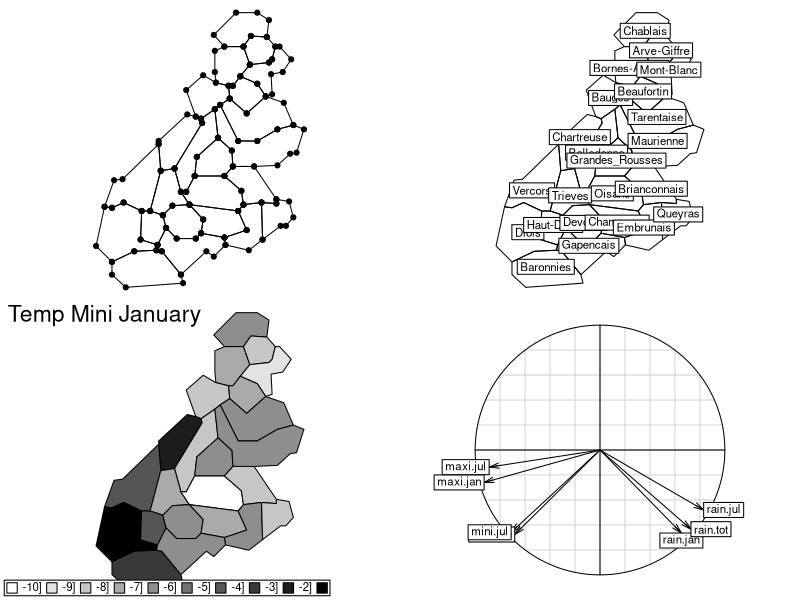
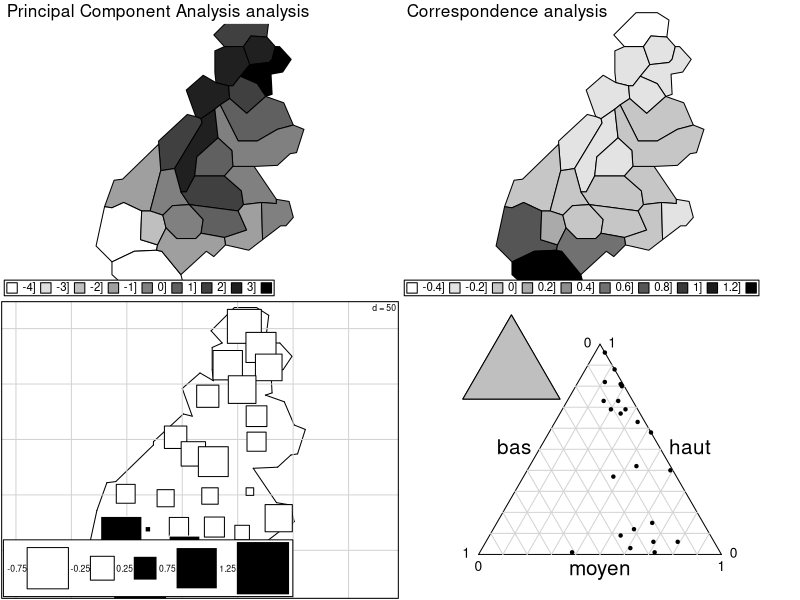

Recreate these plots in R, in order.
library(ade4)


### Name: atlas
### Title: Small Ecological Dataset
### Aliases: atlas
### Keywords: datasets

### ** Examples

data(atlas)
if(adegraphicsLoaded()) {
  if(requireNamespace("sp", quietly = TRUE)) {
    g11 <- s.Spatial(atlas$Spatial, pSp.col = "white", plot = FALSE)
    g12 <- s.label(atlas$area[, 2:3], plabels.cex = 0, plot = FALSE)
    g1 <- superpose(g11, g12, plot = FALSE)
    g2 <- s.label(atlas$xy, lab = atlas$names.district, Sp = atlas$Spatial, 
      pgrid.dra = FALSE, pSp.col = "white", plot = FALSE)
    obj3 <- sp::SpatialPolygonsDataFrame(Sr = atlas$Spatial, data = atlas$meteo)
    g3 <- s.Spatial(obj3[, 1], nclass = 12, psub = list(position = "topleft", 
      text = "Temp Mini January", cex = 2), plot = FALSE)
    g4 <- s.corcircle((dudi.pca(atlas$meteo, scann = FALSE)$co), plabels.cex = 1, plot = FALSE)
    G1 <- ADEgS(list(g1, g2, g3, g4), layout = c(2, 2))
  
    obj5 <- sp::SpatialPolygonsDataFrame(Sr = atlas$Spatial, 
      data = dudi.pca(atlas$meteo, scann = FALSE)$li)
    g5 <- s.Spatial(obj5[, 1], nclass = 12, psub = list(position = "topleft", 
      text = "Principal Component Analysis analysis", cex = 1.5), plot = FALSE)
    coa1 <- dudi.coa(atlas$birds, scann = FALSE, nf = 1)
    obj6 <- sp::SpatialPolygonsDataFrame(Sr = atlas$Spatial, data = coa1$li)
    g6 <- s.Spatial(obj6[, 1], nclass = 12, psub = list(position = "topleft", 
      text = "Correspondence analysis", cex = 1.5), plot = FALSE)
    g7 <- s.value(atlas$xy, coa1$li$Axis1, Sp = atlas$Spatial.contour, ppoints.cex = 2, 
      porigin.include = FALSE, paxes.draw = FALSE, pSp.col = "white", plot = FALSE)
    g8 <- triangle.label(atlas$alti, plabels.cex = 0, plot = FALSE)
    G2 <- ADEgS(list(g5, g6, g7, g8), layout = c(2, 2))
  
  }
} else {
  op <- par(no.readonly = TRUE) 
  par(mfrow = c(2, 2))
  area.plot(atlas$area, cpoin = 1.5)
  area.plot(atlas$area, lab = atlas$names.district, clab = 1)
  x <- atlas$meteo$mini.jan
  
  names(x) <- row.names(atlas$meteo)
  area.plot(atlas$area, val = x, ncl = 12, sub = "Temp Mini January", csub = 2, cleg = 1)
  s.corcircle((dudi.pca(atlas$meteo, scann = FALSE)$co), clab = 1)
  
  area.plot(atlas$area, val = dudi.pca(atlas$meteo,scann=FALSE)$li[, 1], ncl = 12, 
    sub = "Principal Component Analysis analysis", csub = 1.5, cleg = 1)
  birds.coa <- dudi.coa(atlas$birds, sca = FALSE, nf = 1)
  x <- birds.coa$li$Axis1
  area.plot(atlas$area, val = x, ncl = 12, sub = "Correspondence analysis", csub = 1.5, cleg = 1)
  
  s.value(atlas$xy, x, contour = atlas$contour, csi = 2, incl = FALSE, addax = FALSE)
  triangle.plot(atlas$alti)
  par(op)
  par(mfrow = c(1, 1))}
